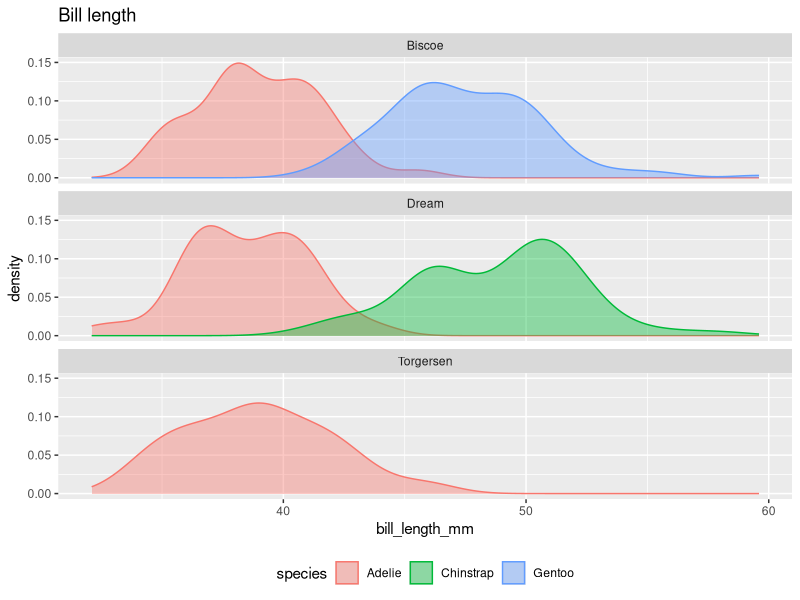
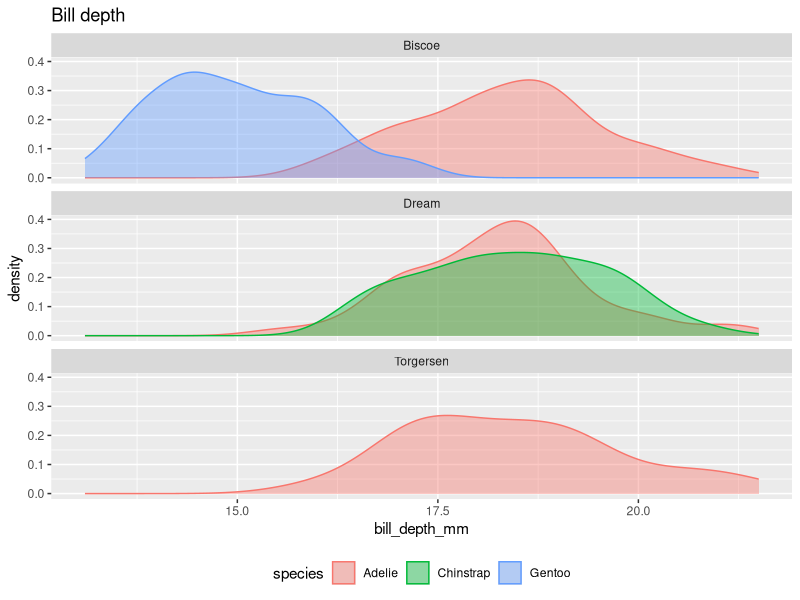
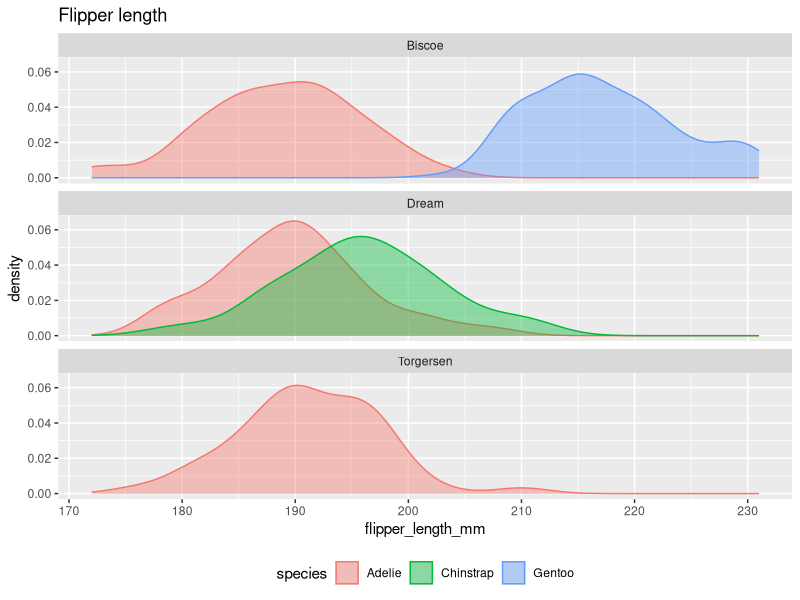
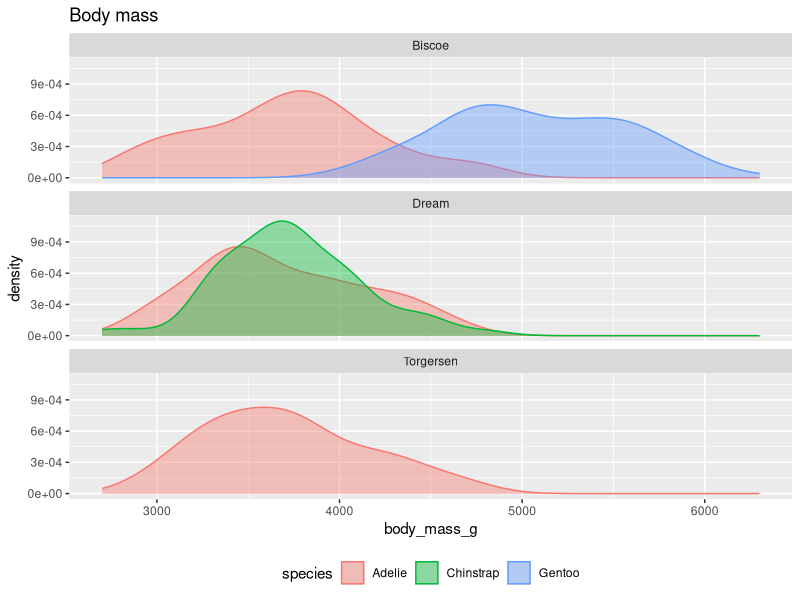

Here is the R script that generated these plots, in order:
## ---- chunk 1

# If necessary, install packages

if(FALSE) {
  install.packages("palmerpenguins")
  install.packages("dplyr")
  install.packages("ggplot2")
}

## ---- chunk 2

# Load packages
library(palmerpenguins)
library(dplyr)
library(ggplot2)

data(penguins)
## ---- chunk 3
# Show the top of the `penguins` data frame

knitr::kable(head(penguins))

## ---- chunk 4
#| echo: false

# Calculate average trait measures per species per island

penguins_traits <- penguins |>
  group_by(species, island) |>
  summarize(across(c(ends_with("mm"), ends_with("g")), function(x) mean(x, na.rm = T)))
## ---- chunk 5
#| label: tbl-traits
#| tbl-cap: "Average traits by species, island"

knitr::kable(penguins_traits)

# Quarto challenge: Show these tables in the document and supply table legends.
# Quarto challenge: Hide the code that produces these tables.
## ---- chunk 6
#| label: fig-bill-length
#| fig-cap: "Bill length"

# Plot density smooths of trait measures per species per island

ggplot(penguins, aes(bill_length_mm, color = species, fill = species)) +
  geom_density(alpha = .4) +
  facet_wrap(vars(island), ncol = 1) +
  theme(legend.position = "bottom") +
  ggtitle("Bill length")
## ---- chunk 7
#| label: fig-bill-depth
#| fig-cap: "Bill depth"

ggplot(penguins, aes(bill_depth_mm, color = species, fill = species)) +
  geom_density(alpha = .4) +
  facet_wrap(vars(island), ncol = 1) +
  theme(legend.position = "bottom") +
  ggtitle("Bill depth") #

## ---- chunk 8
#| label: fig-flipper-length
#| fig-cap: "Flipper length"

ggplot(penguins, aes(flipper_length_mm, color = species, fill = species)) +
  geom_density(alpha = .4) +
  facet_wrap(vars(island), ncol = 1) +
  theme(legend.position = "bottom") +
  ggtitle("Flipper length")

## ---- chunk 9
#| label: fig-mass
#| fig-cap: "Body mass"

ggplot(penguins, aes(body_mass_g, color = species, fill = species)) +
  geom_density(alpha = .4) +
  facet_wrap(vars(island), ncol = 1) +
  theme(legend.position = "bottom") +
  ggtitle("Body mass")

# Quarto challenge: Add figure labels to these plots.
## ---- chunk 10
# Quarto challenge: Write a short blurb about these results and reference the figures and tables.


# Quarto challenge: Feature a picture of the penguins.
# Artwork of the penguins (by Allison Horst) available for download here: https://allisonhorst.github.io/palmerpenguins/articles/art.html
# Make sure to attribute Allison!

